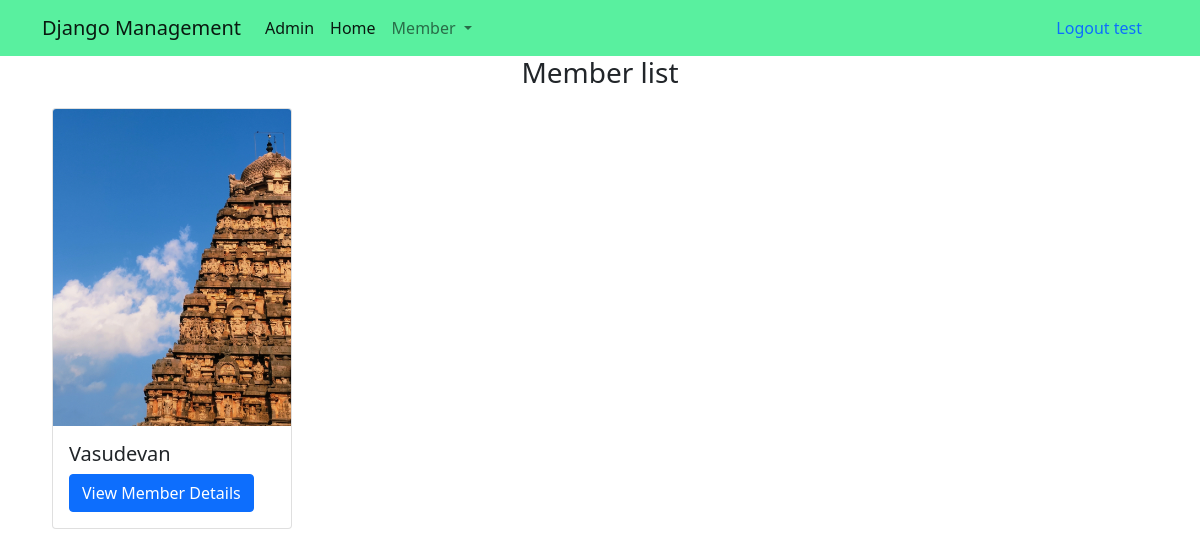
The page /members/ (signed in) on the database its author committed.
### kuzhuapp/models.py (models this page shows, shortened)
class Member(models.Model):
    Name = models.CharField(max_length=25)
    Age = models.PositiveIntegerField()
    Gaurdian = models.CharField(max_length=25, blank=True, null=True)
    Aadhaarnumber = models.IntegerField(validators=[maxlen],default=00000000000)
    Pannumber = models.CharField(max_length=10, blank=True, null=True)
    Loanamount = models.DecimalField(max_digits=10, decimal_places=2, blank=True, null=True)
    Image = models.ImageField(upload_to="images/",default="images/default.png")
    emis = models.ManyToManyField('Emi')

### kuzhuapp/views.py (the view)
# urls.py: path('members/', views.listmember, name="listmember"),
@login_required(login_url="/login/")
def listmember(request):
    if request.user.is_authenticated:
        member = Member.objects.all()
        return render(request, 'kuzhuapp/member.html', context={"member":member})
    else:
        return redirect("login")

### templates/kuzhuapp/member.html
{% extends 'base.html' %}
{% load static %}
{% block content %}
    <div class="container">
      <div class="row">
        <h3 align=center>Member list</h3>
          {% if member %}
          {% for i in member %}
            <div class="col-lg-3 col-md-4 col-sm-6 col-12" style="margin:10px;">
              <div class="card" style="width:15rem;" >
                <img src='/media/{{i.Image}}' class="card-img-top" alt="pic">
                  <div class="card-body">
                    <h5 class="card-title">{{i.Name}}</h5>
                      <a href="/memberdashboard/{{i.id}}" class="btn btn-primary">View Member Details</a>
                  </div>
              </div>
            </div>
        {% endfor %}
        {% else %}
        <h1>No Member were found !</h1>
        {% endif %}
      </div>
    </div>
{% endblock %}

### templates/base.html (shortened to what this page needs)
<!DOCTYPE html>
{% load static %}
<html lang="en" dir="ltr">
  <head>
    <link href="https://cdn.jsdelivr.net/npm/bootstrap@5.0.2/dist/css/bootstrap.min.css" rel="stylesheet">
    <link rel="stylesheet" href="{% static 'style.css' %}">
  </head>
  <body>
    <nav class="navbar navbar-expand-lg navbar-light" style="background-color: #59f09f;">
  <div class="container">
    <a class="navbar-brand" href="#">Django Management</a>
    <div class="collapse navbar-collapse" id="navbarSupportedContent">
      <ul class="navbar-nav me-auto mb-2 mb-lg-0">
        <li class="nav-item">
          <a class="nav-link active" aria-current="page" href="/admin/">Admin</a>
        </li>
        <li class="nav-item">
          <a class="nav-link active" aria-current="page" href="/">Home</a>
        </li>
        <li class="nav-item dropdown">
          <a class="nav-link dropdown-toggle" href="#" id="navbarDropdown" role="button" data-bs-toggle="dropdown" aria-expanded="false">
            Member
          </a>
        </li>
      </ul>
      {% if request.user.is_authenticated %}
        <a class="nav-link active" aria-current="page" href="/logout/">Logout {{request.user.username}}</a>
      {% endif %}
    </div>
  </div>
</nav>
    {% block content %}
    {% endblock %}
  </body>
</html>

### rows shown on the page
Member: Image (picture), Name "Vasudevan"

### other values the page prints
{{ request.user.username }} "test"
